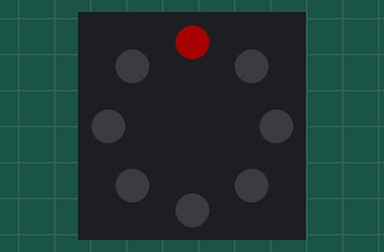
A sketch run on a simulated ESP32-C3. Shown: 8 RGB LEDs in a ring, first at the top, clockwise. Dim RGB values are drawn brighter than linear.

Above: at 0.05 s.
At 4.76 s:
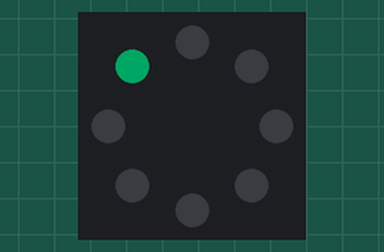
At 9.58 s:
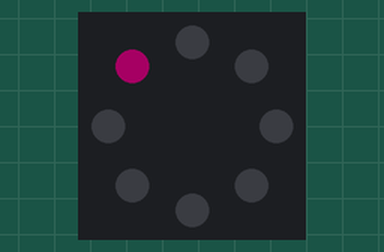
At 20.21 s:
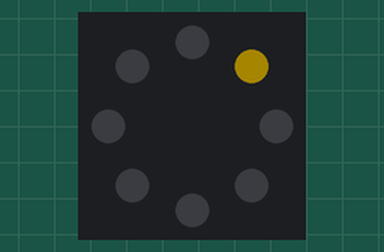
At 30.34 s:
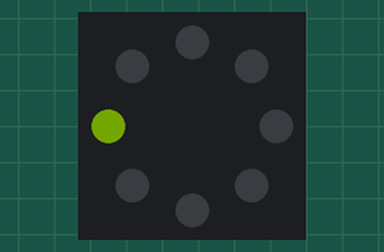
At 39.87 s:
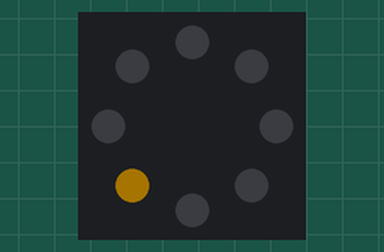
Timing chart, 0 to 40.0 s (numbered marks = the images above):
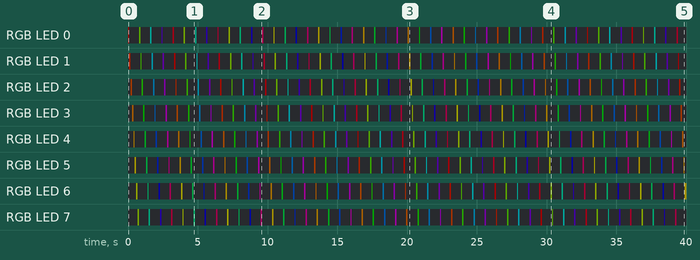

Measured:
- by itself, RGB LED 0: off → RGB(40, 0, 0) at 0.00 s, → off 0.10 s later, → RGB(21, 40, 0) 0.70 s later, → off 0.10 s later, … (100 changes in this stretch)
- by itself, RGB LED 1: off → RGB(40, 7, 0) at 0.10 s, → off 0.10 s later, → RGB(14, 40, 0) 0.70 s later, → off 0.10 s later, … (100 changes in this stretch)

The sketch:

ring_test.ino
```cpp
// ElTech-Online ESP32 Mood Lamp — LED ring test
//
// The smallest possible sketch for the WS2812B LED ring: one LED at a time
// lights up, going round the ring and changing colour as it goes. No knob, no
// remote, no WiFi. Use it to check the ring is wired correctly before building
// the full project.
//
// Library needed (Arduino IDE Library Manager): Adafruit NeoPixel
//
// Wiring (3 wires):
//   ring 5V (or VCC) -> ESP32-C3 5V
//   ring GND         -> ESP32-C3 GND
//   ring DI          -> ESP32-C3 GPIO 4

#include <Adafruit_NeoPixel.h>

#define RING_PIN 4   // the pin the ring's DI (data in) wire is on
#define NUM_LEDS 8   // how many LEDs the ring has

// This line creates the "ring" object. NEO_GRB + NEO_KHZ800 describes the kind
// of LED: these take their colours in green-red-blue order, at 800 kHz.
Adafruit_NeoPixel ring(NUM_LEDS, RING_PIN, NEO_GRB + NEO_KHZ800);

// setup() runs once, when the board is powered on or reset.
void setup() {
  ring.begin();
  ring.setBrightness(40);   // 0-255. Keep it low: these LEDs are very bright.
}

// loop() runs over and over, forever.
void loop() {
  // "static" makes these keep their values between one run of loop() and the next.
  static int position = 0;        // which LED is lit, 0 to 7
  static uint16_t hue = 0;        // colour: a position on the colour wheel, 0-65535

  ring.clear();                                         // all LEDs off...
  ring.setPixelColor(position, ring.ColorHSV(hue));     // ...except this one
  ring.show();                                          // send it to the ring

  position = (position + 1) % NUM_LEDS;   // next LED; % makes 8 wrap round to 0
  hue += 2000;                            // a little further round the colour wheel
  delay(100);                             // wait a tenth of a second
}
```
